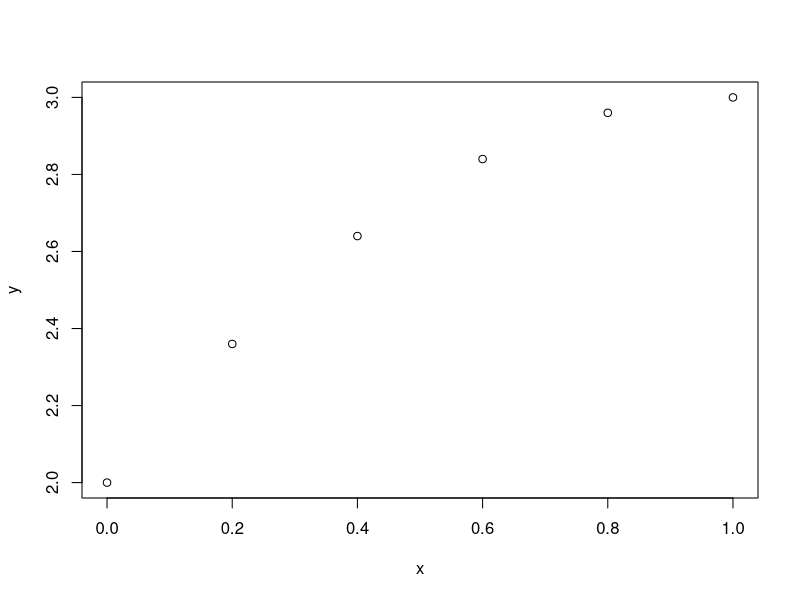

Source code (R):
# setup for interpolate testing

interpolate <- function(new_df, model) {
  x <- stats::model.frame(model)[[deparse(model$terms[[3]])]]
  p <- polynom::polynomial(stats::coefficients(model))
  new_y <- as.list(new_df[[deparse(model$terms[[2]])]])
  new_x <- unlist(lapply(new_y, function(y) {
    roots <- solve(p, y)
    roots <- round(roots, digits = 8)
    root <- roots[which(Im(roots) == 0 & Re(roots) >= min(x) & Re(roots) <= max(x))]
    ifelse(identical(root, numeric(0)), NA, Re(root))
  }))
  new_x
}

x <- seq(0, 1, 0.2)
y <- -x ^ 2 + 2 * x + 2
plot(x, y)
df <- data.frame(x = x, y = y)
model <- lm(y ~ poly(x, 2, raw = TRUE), data = df)
new_df <- data.frame(y = c(0, 2, 2.5, 3, 3.5))

interpolate(new_df, model)




